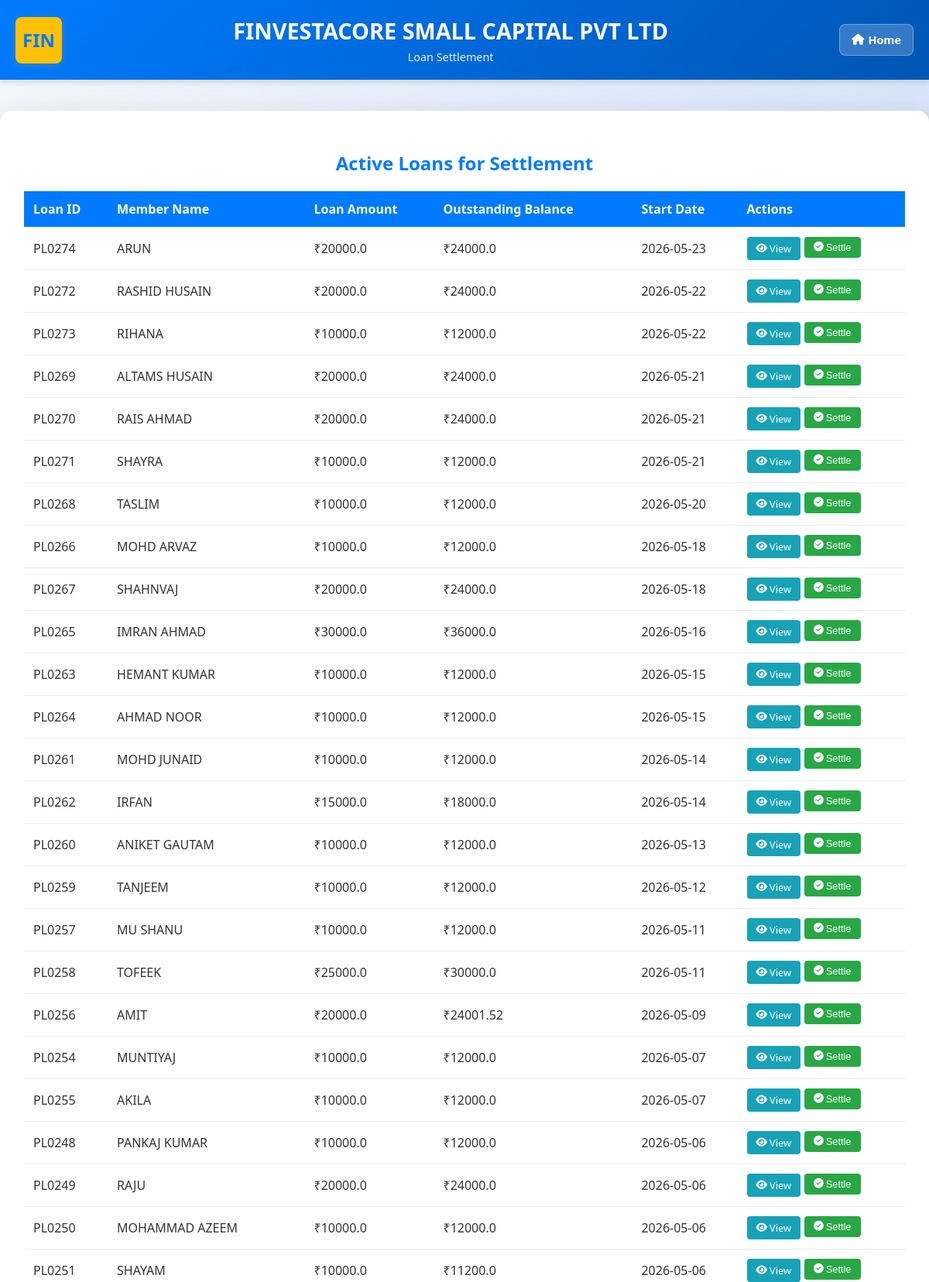
The app's page /loan_settlement (upper part) with its own data.
### tables this page shows
CREATE TABLE loans (
                loan_id TEXT PRIMARY KEY,
                member_id TEXT,
                loan_type TEXT,
                amount REAL,
                purpose TEXT,
                tenure_months INTEGER,
                tenure_days INTEGER,
                interest_rate REAL,
                emi REAL,
                repayment_type TEXT,
                guarantor_id TEXT,
                status TEXT DEFAULT 'Pending',
                date_issued TEXT,
                loan_date TEXT,
                payment_mode TEXT,
                ref_id TEXT,
                emi_start_date TEXT,
                emi_end_date TEXT
            , total_paid REAL DEFAULT 0, due_amount REAL, loan_closed_date TEXT, emi_type TEXT);

CREATE TABLE members (
                id TEXT PRIMARY KEY,
                date_joined TEXT,
                full_name TEXT NOT NULL,
                father_name TEXT,
                gender TEXT,
                dob TEXT,
                marital_status TEXT,
                spouse_name TEXT,
                phone_number TEXT UNIQUE NOT NULL,
                address TEXT,
                pincode TEXT,
                district TEXT,
                state TEXT,
                aadhaar TEXT UNIQUE,
                pan TEXT UNIQUE,
                ifsc TEXT,
                account_number TEXT,
                bank_branch TEXT,
                bank_address TEXT,
                guarantor_name TEXT,
                guarantor_mobile TEXT,
                guarantor_address TEXT
            , education TEXT, occupation TEXT, nominee_dob TEXT, nominee_age TEXT, nominee_name TEXT NOT NULL DEFAULT "", nominee_relation TEXT NOT NULL DEFAULT "", guarantor_relation TEXT NOT NULL DEFAULT "");

### app.py (the view)
@app.route('/loan_settlement')
def loan_settlement():
    loans_list = []
    with get_db_connection() as conn:
        cursor = conn.cursor()
        cursor.execute("""
            SELECT l.loan_id, l.amount as loan_amount, l.due_amount as outstanding_balance,
                   l.loan_date as start_date, m.full_name as member_name
            FROM loans l
            JOIN members m ON l.member_id = m.id
            WHERE l.due_amount > 0 AND l.status = 'Active'
            ORDER BY l.loan_date DESC
        """)
        rows = cursor.fetchall()
        for row in rows:
            loans_list.append(dict(row))
    return render_template('loan_settlement.html', loans=loans_list)

### app.py (called while the page is built)
def get_db_connection():
    conn = sqlite3.connect(DB_PATH)
    conn.row_factory = sqlite3.Row # Allows dict-like access
    conn.execute("PRAGMA busy_timeout = 5000")  # 5s retry on lock
    return conn

### templates/loan_settlement.html (shortened to what this page needs)
<!DOCTYPE html>
<html lang="en">
<head>
    <link rel="stylesheet" href="https://cdnjs.cloudflare.com/ajax/libs/font-awesome/6.4.0/css/all.min.css">
</head>
<body>
    <header>
        <div class="header-left">
            <div class="logo">FIN</div>
        </div>
        <div class="header-center">
            <h1>FINVESTACORE SMALL CAPITAL PVT LTD</h1>
            <p>Loan Settlement</p>
        </div>
        <a href="/" class="home-button" title="Go Home">
            <i class="fas fa-home"></i> Home
        </a>
    </header>
    <div class="container">
        <h2>Active Loans for Settlement</h2>
        {% if loans %}
            <table class="loans-table">
                <thead>
                    <tr>
                        <th>Loan ID</th>
                        <th>Member Name</th>
                        <th>Loan Amount</th>
                        <th>Outstanding Balance</th>
                        <th>Start Date</th>
                        <th>Actions</th>
                    </tr>
                </thead>
                <tbody>
                    {% for loan in loans %}
                    <tr>
                        <td>{{ loan.loan_id }}</td>
                        <td>{{ loan.member_name or 'N/A' }}</td>
                        <td>₹{{ loan.loan_amount or 0 }}</td>
                        <td>₹{{ loan.outstanding_balance or 0 }}</td>
                        <td>{{ loan.start_date or 'N/A' }}</td>
                        <td>
                            <div class="action-buttons">
                                <a href="{{ url_for('view_loan', loan_id=loan.loan_id) }}" class="btn btn-view" title="View Details">
                                    <i class="fas fa-eye"></i> View
                                </a>
                                <form method="POST" action="{{ url_for('settle_loan', loan_id=loan.loan_id) }}" style="display: inline;" onsubmit="return confirm('Are you sure you want to settle Loan {{ loan.loan_id }}?');">
                                    <button type="submit" class="btn btn-settle">
                                        <i class="fas fa-check-circle"></i> Settle
                                    </button>
                                </form>
                            </div>
                        </td>
                    </tr>
                    {% endfor %}
                </tbody>
            </table>
        {% else %}
            <div class="no-loans">
                <p>No active loans available for settlement.</p>
                <a href="{{ url_for('loan_list') }}" class="back-btn">View All Loans</a>
            </div>
        {% endif %}
    </div>
</body>
</html>

### templates/loan_settlement.html (style rules this page uses)
body { font-family: 'Segoe UI', Tahoma, Geneva, Verdana, sans-serif; margin: 0; padding: 0; background: linear-gradient(135deg, #f5f7fa 0%, #3079ee 100%); color: #333; }
header { background: linear-gradient(135deg, #007bff 0%, #0056b3 100%); color: white; padding: 20px; box-shadow: 0 4px 6px rgba(7, 2, 2, 0.1); display: flex; align-items: center; justify-content: space-between; }
.header-left { display: flex; align-items: center; gap: 15px; }
.logo { width: 60px; height: 60px; border-radius: 8px; box-shadow: 0 2px 10px rgba(241, 198, 4, 0.2); background-color: #ffc107; display: flex; align-items: center; justify-content: center; font-size: 1.5em; font-weight: bold; color: #007bff; }
.home-button { background: rgba(255, 255, 255, 0.2); color: white; border: 1px solid rgba(255, 255, 255, 0.3); padding: 10px 15px; border-radius: 8px; cursor: pointer; font-size: 0.9em; font-weight: bold; text-decoration: none; display: inline-flex; align-items: center; gap: 5px; transition: all 0.3s ease; }
.header-center { flex: 1; text-align: center; }
.header-center h1 { margin: 0; font-size: 1.8em; }
.header-center p { margin: 5px 0 0 0; font-size: 0.9em; opacity: 0.9; }
.container { max-width: 1200px; margin: 40px auto; padding: 30px; background: white; border-radius: 15px; box-shadow: 0 8px 32px rgba(0, 0, 0, 0.1); border: 1px solid rgba(255, 255, 255, 0.2); }
h2 { color: #007bff; text-align: center; margin-bottom: 20px; }
.loans-table { width: 100%; border-collapse: collapse; margin-top: 20px; }
.loans-table th, .loans-table td { padding: 12px; text-align: left; border-bottom: 1px solid #e9ecef; }
.loans-table th { background-color: #007bff; color: white; font-weight: bold; }
.action-buttons { display: flex; gap: 5px; flex-wrap: wrap; }
.btn { padding: 6px 12px; border: none; border-radius: 4px; cursor: pointer; font-size: 0.8em; text-decoration: none; display: inline-flex; align-items: center; gap: 3px; transition: all 0.3s ease; }
.btn-settle { background: #28a745; color: white; }
.btn-view { background: #17a2b8; color: white; }

### records on screen
loans: loan_id "PL0274", full_name "ARUN", amount "20000.0", due_amount "24000.0", loan_date "2026-05-23"
loans: loan_id "PL0272", full_name "RASHID HUSAIN", amount "20000.0", due_amount "24000.0", loan_date "2026-05-22"
loans: loan_id "PL0273", full_name "RIHANA", amount "10000.0", due_amount "12000.0", loan_date "2026-05-22"
loans: loan_id "PL0269", full_name "ALTAMS HUSAIN", amount "20000.0", due_amount "24000.0", loan_date "2026-05-21"
loans: loan_id "PL0270", full_name "RAIS AHMAD", amount "20000.0", due_amount "24000.0", loan_date "2026-05-21"
loans: loan_id "PL0271", full_name "SHAYRA", amount "10000.0", due_amount "12000.0", loan_date "2026-05-21"
loans: loan_id "PL0268", full_name "TASLIM", amount "10000.0", due_amount "12000.0", loan_date "2026-05-20"
loans: loan_id "PL0266", full_name "MOHD ARVAZ", amount "10000.0", due_amount "12000.0", loan_date "2026-05-18"
loans: loan_id "PL0267", full_name "SHAHNVAJ", amount "20000.0", due_amount "24000.0", loan_date "2026-05-18"
loans: loan_id "PL0265", full_name "IMRAN AHMAD", amount "30000.0", due_amount "36000.0", loan_date "2026-05-16"
loans: loan_id "PL0263", full_name "HEMANT KUMAR", amount "10000.0", due_amount "12000.0", loan_date "2026-05-15"
loans: loan_id "PL0264", full_name "AHMAD NOOR", amount "10000.0", due_amount "12000.0", loan_date "2026-05-15"
loans: loan_id "PL0261", full_name "MOHD JUNAID", amount "10000.0", due_amount "12000.0", loan_date "2026-05-14"
loans: loan_id "PL0262", full_name "IRFAN", amount "15000.0", due_amount "18000.0", loan_date "2026-05-14"
loans: loan_id "PL0260", full_name "ANIKET GAUTAM", amount "10000.0", due_amount "12000.0", loan_date "2026-05-13"
loans: loan_id "PL0259", full_name "TANJEEM", amount "10000.0", due_amount "12000.0", loan_date "2026-05-12"
loans: loan_id "PL0257", full_name "MU SHANU", amount "10000.0", due_amount "12000.0", loan_date "2026-05-11"
loans: loan_id "PL0258", full_name "TOFEEK", amount "25000.0", due_amount "30000.0", loan_date "2026-05-11"
loans: loan_id "PL0256", full_name "AMIT", amount "20000.0", due_amount "24001.52", loan_date "2026-05-09"
loans: loan_id "PL0254", full_name "MUNTIYAJ", amount "10000.0", due_amount "12000.0", loan_date "2026-05-07"
loans: loan_id "PL0255", full_name "AKILA", amount "10000.0", due_amount "12000.0", loan_date "2026-05-07"
loans: loan_id "PL0248", full_name "PANKAJ KUMAR", amount "10000.0", due_amount "12000.0", loan_date "2026-05-06"
loans: loan_id "PL0249", full_name "RAJU", amount "20000.0", due_amount "24000.0", loan_date "2026-05-06"
loans: loan_id "PL0250", full_name "MOHAMMAD AZEEM", amount "10000.0", due_amount "12000.0", loan_date "2026-05-06"
loans: loan_id "PL0251", full_name "SHAYAM", amount "10000.0", due_amount "11200.0", loan_date "2026-05-06"
